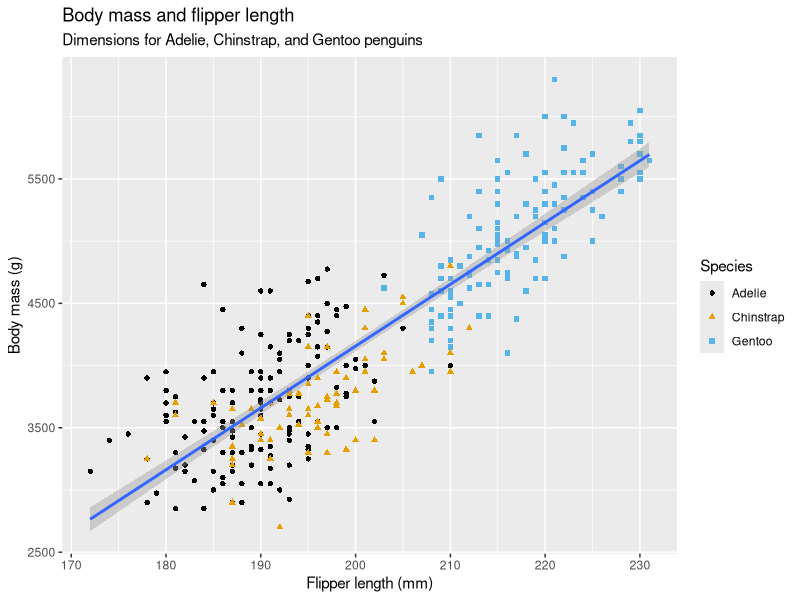
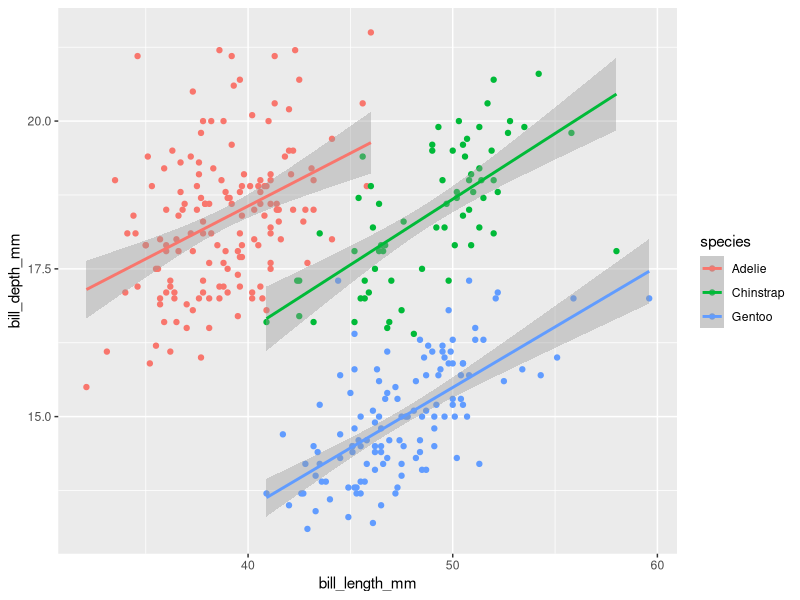
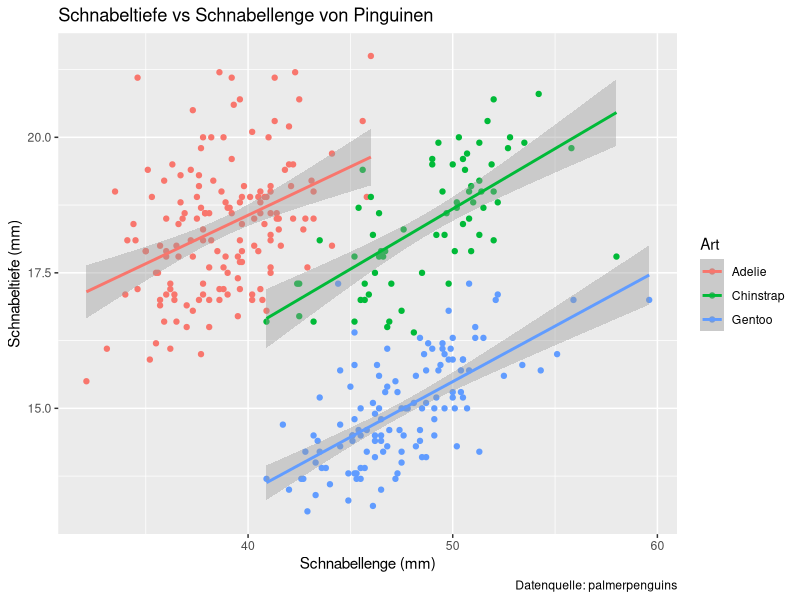
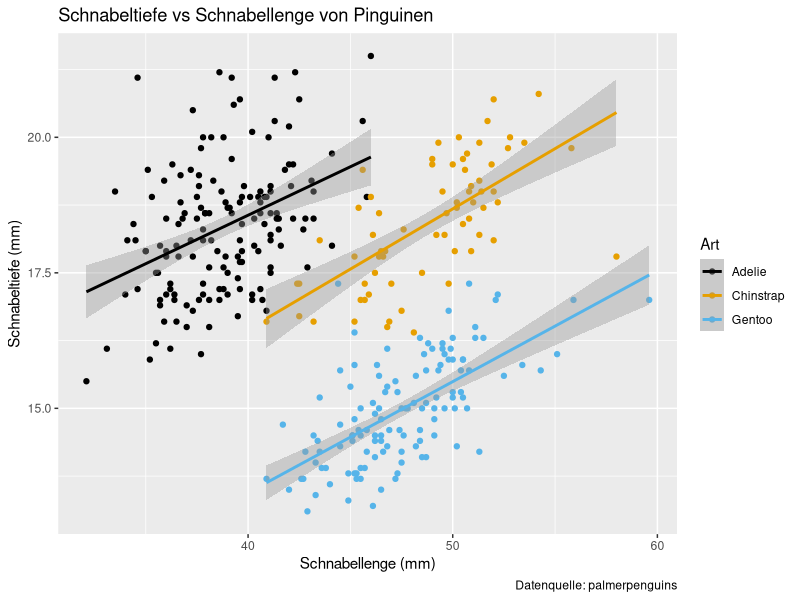

Generate these figures, in order, with R:
## ---- chunk 1
library(palmerpenguins)
library(ggthemes)
library(tidyverse)
## ---- chunk 2
glimpse(penguins)
# summary(penguins)
## ---- chunk 3
#| warning: false
#| message: false
ggplot(
  data = penguins,
  mapping = aes(
    x = flipper_length_mm,
    y = body_mass_g
  )
) +
  # Streudiagramm
  geom_point(mapping = aes( 
    colour = species,
    shape = species
  )) +
  # Linie
  geom_smooth(method = "lm") +
  # Titeln
  labs(
    title = "Body mass and flipper length",
    subtitle = "Dimensions for Adelie, Chinstrap, and Gentoo penguins",
    x = "Flipper length (mm)",
    y = "Body mass (g)",
    colour = "Species",
    shape = "Species"
  ) +
  # farbenblindenfreundliche Farbgebung
  scale_colour_colorblind()
## ---- chunk 4
ggplot(data = penguins,
       mapping = aes(
         x = bill_length_mm,
         y = bill_depth_mm,
         colour = species
       )) +
  geom_point() +
  geom_smooth(method= "lm") 
## ---- chunk 5
ggplot(data = penguins,
       mapping = aes(
         x = bill_length_mm,
         y = bill_depth_mm,
         colour = species
       )) +
  geom_point() +
  geom_smooth(method= "lm") +
  labs(
    x = "Schnabellenge (mm)",
    y = "Schnabeltiefe (mm)",
    colour = "Art",
    title = "Schnabeltiefe vs Schnabellenge von Pinguinen",
    caption = "Datenquelle: palmerpenguins"
  )
## ---- chunk 6
ggplot(data = penguins,
       mapping = aes(
         x = bill_length_mm,
         y = bill_depth_mm,
         colour = species
       )) +
  geom_point() +
  geom_smooth(method= "lm") +
  labs(
    x = "Schnabellenge (mm)",
    y = "Schnabeltiefe (mm)",
    colour = "Art",
    title = "Schnabeltiefe vs Schnabellenge von Pinguinen",
    caption = "Datenquelle: palmerpenguins"
  ) +
  scale_colour_colorblind()
## ---- chunk 7
# ggsave(filename = "plt_penguins.png")
